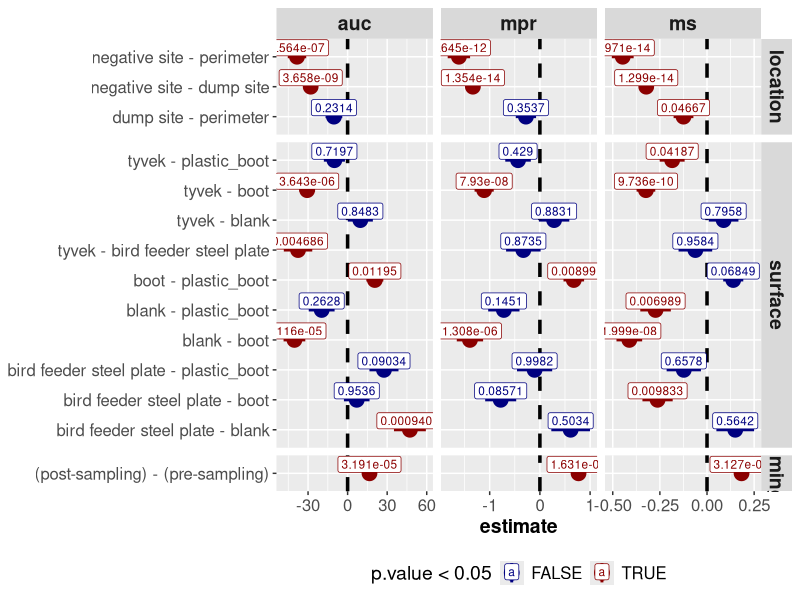
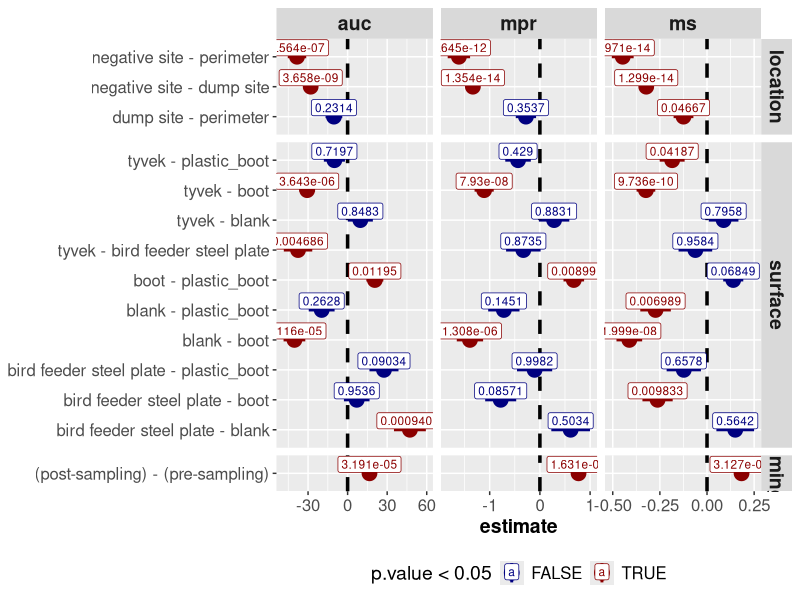

Generate these figures, in order, with R: (Note: this script raises an error after producing the figures.)
library(dplyr)
library(ggplot2)
# library(quicR)
library(ggridges)
library(readr)
library(forcats)




# Estimate Plots ----------------------------------------------------------



# Total Results
results <- read.csv("data/results.csv", check.names = FALSE)
results %>%
  arrange(contrast) %>%
  mutate(p.value = signif(p.value, 4)) %>%
  ggplot(
    aes(
      fct_inorder(contrast), 
      estimate, 
      ymin = estimate - std.error, 
      ymax = estimate + std.error,
      color = p.value < 0.05
    )
  ) +
  geom_pointrange(
    position = position_dodge(width = 0.4), size = 1, linewidth = 1
  ) +
  geom_hline(yintercept = 0, linewidth = 1.2, linetype = "dashed") +
  geom_label(aes(label = p.value), nudge_x = 0.3, size = 3) +
  facet_grid(term ~ metric, scale = "free", space = "free_y") +
  scale_colour_manual(values = c("navy", "darkred")) +
  coord_flip() +
  theme(
    axis.title.y = element_blank(),
    axis.text = element_text(size = 12),
    axis.title.x = element_text(size = 14, face = "bold"),
    strip.text = element_text(size = 14, face = "bold"),
    legend.title = element_text(size = 14),
    legend.text = element_text(size = 12),
    legend.position = "bottom"
  )
ggsave("results.png", path = "figures", width = 8, height = 8)

# Boot Results
boot_results <- read.csv("data/boot_results.csv", check.names = FALSE)
boot_results %>%
  filter(term != "Surface_Location") %>%
  arrange(contrast) %>%
  mutate(p.value = signif(p.value, 4)) %>%
  ggplot(
    aes(
      fct_inorder(contrast), 
      estimate, 
      ymin = estimate - std.error, 
      ymax = estimate + std.error,
      color = p.value
    )
  ) +
  geom_pointrange(
    position = position_dodge(width = 0.4), size = 1, linewidth = 1
  ) +
  geom_hline(yintercept = 0, linewidth = 1.2, linetype = "dashed") +
  geom_label(aes(label = p.value), nudge_x = 0.3, size = 3) +
  facet_grid(term ~ metric, scale = "free", space = "free_y") +
  scale_colour_gradient(high="navy", low="darkred") +
  # scale_y_continuous(limits = c(-1, 1)) +
  coord_flip() +
  theme(
    axis.title.y = element_blank(),
    axis.text = element_text(size = 12),
    axis.title.x = element_text(size = 14, face = "bold"),
    strip.text = element_text(size = 14, face = "bold"),
    legend.title = element_text(size = 14),
    legend.text = element_text(size = 12),
    legend.position = "bottom"
  )
ggsave("boot_results.png", path = "figures", width = 6, height = 8)



data <- read.csv("data/updated_metadata.csv", check.names = FALSE) %>%
  mutate_at(c("Location", "Surface", "Timing"), tolower) %>%
  mutate(Timing = str_replace(Timing, " ", "-")) %>%
  filter(!is.na(Technician), `Sample Type` == "PPE Swab") %>%
  mutate(
    Timing = factor(
      Timing, levels = c("pre-sampling", "post-sampling", "post-decon")
    ),
    Location = factor(
      Location, levels = c("negative site", "perimeter", "dump site")
    ),
    Surface = factor(
      Surface, levels = unique(Surface)
    )
  )
results <- read.csv("data/results.csv", check.names = FALSE)

box_theme <- theme(
  plot.title = element_text(size = 16, hjust = 0.5, face = "bold"),
  axis.title.x = element_blank(),
  axis.title.y = element_text(size = 14),
  axis.text = element_text(size = 12),
  axis.text.x = element_text(angle = 90, hjust = 1, vjust = 0.5),
  legend.title = element_text(size = 12),
  legend.text = element_text(size = 12),
  legend.position = "bottom",
  strip.text = element_text(size = 14)
)

density_theme <- theme(
    plot.title = element_text(size = 16, hjust = 0.5, face = "bold"),
    axis.title.x = element_text(size = 14),
    axis.title.y = element_blank(),
    axis.text = element_text(size = 12),
    # axis.text.x = element_text(angle = 90, hjust = 1, vjust = 0.5),
    legend.title = element_text(size = 12),
    legend.text = element_text(size = 12),
    legend.position = "bottom"
  )



# Box Plots ---------------------------------------------------------------



data %>%
  filter(Surface %in% c("blank", "boot")) %>%
  ggplot(aes(Timing, RAF, color = Location)) +
  geom_boxplot(fill = NA, size = 1) +
  facet_grid(cols = vars(Surface)) +
  scale_color_manual(values = c("darkcyan", "darkorange", "maroon")) +
  scale_y_continuous(limits = c(0.013, 0.04)) +
  ggtitle("Surface RAFs by Location") +
  box_theme
ggsave("TLS_raf.png", path = "figures", width = 6, height = 8)

data %>%
  ggplot(aes(Timing, RAF, color = Surface)) +
  geom_boxplot(fill = NA, size = 1) +
  facet_grid(cols = vars(Location)) +
  scale_color_manual(values = c("darkcyan", "cyan3", "forestgreen", "darkorange", "maroon")) +
  ggtitle("Surface RAFs by Location") +
  scale_y_continuous(limits=c(0.013,0.04)) +
  box_theme
ggsave("TSL_raf.png", path = "figures", width = 14, height = 8)

data %>%
  ggplot(aes(Surface, RAF, color = Timing)) +
  geom_boxplot(fill = NA, size = 1) +
  facet_grid(cols = vars(Location)) +
  scale_color_manual(values = c("darkcyan", "darkorange", "maroon")) +
  ggtitle("Surface RAFs by Location") +
  scale_y_continuous(limits=c(0.013,0.04)) +
  box_theme
ggsave("STL_raf.png", path = "figures", width = 14, height = 8)

data %>%
  filter(Surface %in% c("blank", "boot")) %>%
  filter(Timing != "post-decon") %>%
  ggplot(aes(Location, RAF, color = Timing)) +
  geom_boxplot(fill = NA, size = 1) +
  facet_grid(cols = vars(Surface)) +
  scale_color_manual(values = c("darkcyan", "darkorange", "maroon")) +
  ggtitle("Surface RAFs by Location") +
  scale_y_continuous(limits=c(0.013,0.04)) +
  box_theme
ggsave("LTS_raf.png", path = "figures", width = 6, height = 8)



# Density Plots -----------------------------------------------------------



# Surface Density Plots
data %>%
  arrange(Location) %>%
  filter(Timing != "post-decon") %>%
  select(MPR, Location, Timing) %>%
  gather("key", "value", -c(Location, Timing)) %>%
  ggplot(aes(value, Location, fill = Timing)) +
  geom_density_ridges(alpha = 0.5, scale = 1.2) +
  facet_wrap(vars(key), nrow=2, scales = "free", strip.position = "right") +
  scale_fill_manual(values = c("darkcyan", "darkred", "darkorange")) +
  scale_y_discrete(expand = expansion(mult = c(0.025,0.5))) +
  ggtitle("Density Plots of Surface MPRs by Sample Timing") +
  density_theme
ggsave("location_timing_density.png", path = "figures", width = 14, height = 8)


# Surface Density Plots
data %>%
  filter(Timing != "post decon") %>%
  arrange(Surface) %>%
  select(MPR, MS, Surface, Location, Timing) %>%
  gather("key", "value", -c(Surface, Location, Timing)) %>%
  ggplot(aes(value, fct_rev(Surface), fill = Location, linetype = Timing)) +
  geom_density_ridges(alpha = 0.5, linewidth = 0.75, scale = 1.2) +
  facet_wrap(vars(key), nrow=2, scales = "free", strip.position = "right") +
  scale_fill_manual(values = c("darkcyan", "darkred", "darkorange")) +
  scale_y_discrete(expand = expansion(mult = c(0.025,0.35))) +
  # scale_x_continuous(limits = c(0, 10)) +
  ggtitle("Density Plots of Surface MPRs by Location & Timing") +
  density_theme
ggsave(
  "surface_location_timing_density.png",
  path = "figures",
  width = 14,
  height = 8
)





# Plate Views -------------------------------------------------------------



for (file in list.files("raw", "spike_raw")) {
  
  file_name <- paste0(str_remove(file, ".xlsx"), "_plate_view.png")
  
  if (file.exists(paste0("figures/plate_views/", file_name))) {
    print(paste(file_name, "already exists."))
    next
  }
  
  plate_view(
    get_real(paste0("raw/", file)),
    get_sample_locations(paste0("raw/", file))
  ) +
    ggtitle(file)
  
  ggsave(file_name, path = "figures/plate_views", width = 12, height = 8)
  
}
